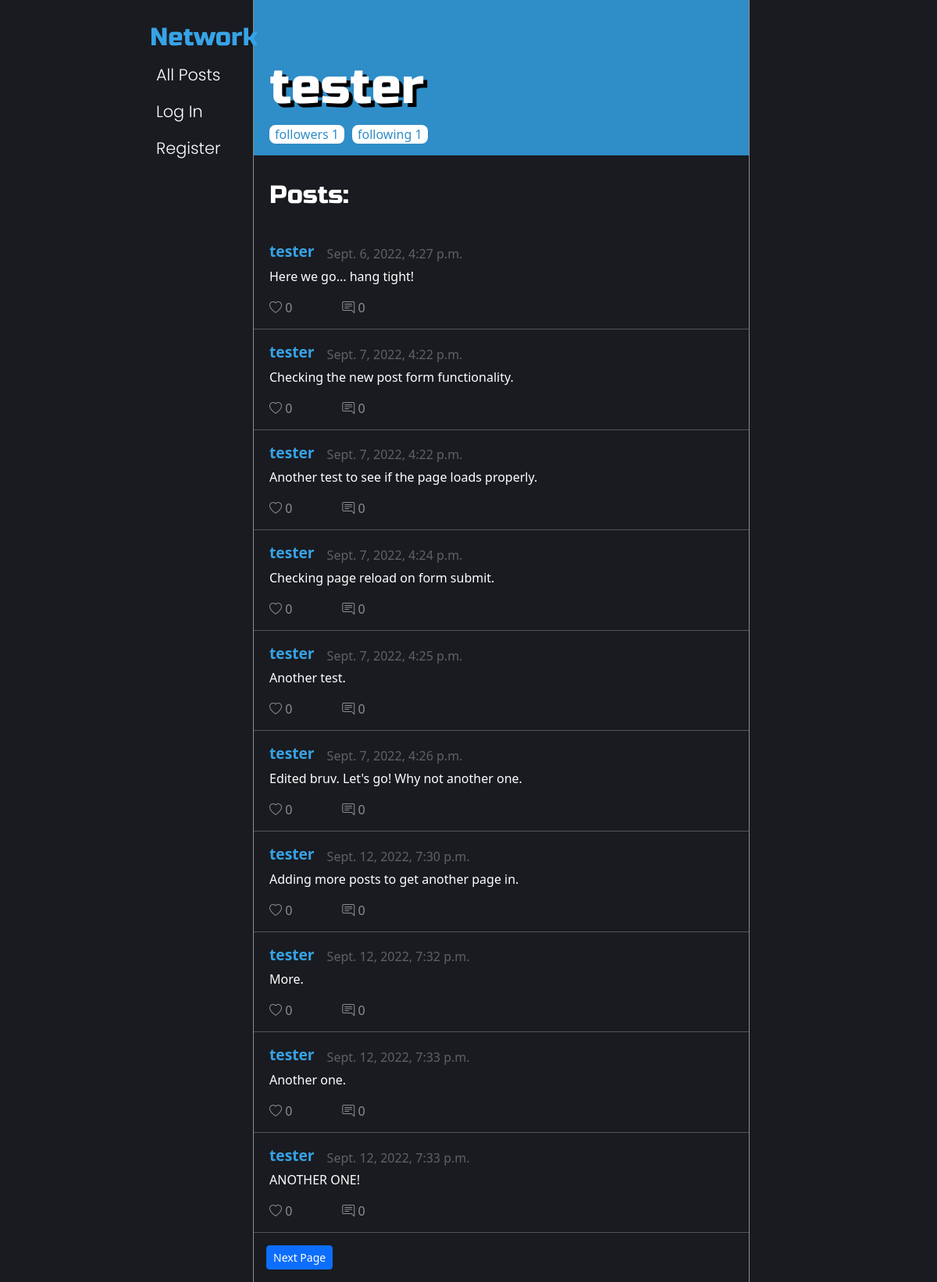
/user/tester, run on the app's committed database.
### network/models.py (models this page shows, shortened)
class User(AbstractUser):
    email = models.EmailField(
        unique=True,
        db_index=True,
        primary_key=True
    )
    username = models.CharField(
        max_length=50,
        unique=True
    )
    password = models.CharField(
        max_length=128
    )
    date_joined = models.DateTimeField(
        default=django.utils.timezone.now
    )
    followers = models.IntegerField(
        default=0
    )
    following = models.IntegerField(
        default=0
    )
    def __str__(self):
        return f"{self.username}"

class Post(models.Model):
    id = models.UUIDField(
        primary_key=True,
        editable=False,
        default=uuid.uuid4,
        verbose_name="Post UUID"
    )
    author = models.ForeignKey(
        'User',
        related_name='Poster',
        on_delete=models.CASCADE,
        db_index=True
    )
    content = models.CharField(
        max_length=280,
    )
    creation_date = models.DateTimeField(
        default=django.utils.timezone.now,
        db_index=True
    )
    likes = models.IntegerField(
        default=0
    )
    comments = models.IntegerField(
        default=0
    )

### network/views.py (the view)
# urls.py: path("user/<str:username>", views.profile_view, name="profile"),
def profile_view(request, username):
    try:
        profile_user = User.objects.get(username=username)
    except User.DoesNotExist:
        return render(request, 'network/apology.html', {
            "error": "User does not exist"
        })
    try:
        if request.user.is_authenticated:
            posts = Post.objects.filter(author=profile_user).order_by('-creation_date').annotate(
                    is_liked=Exists(
                        Like.objects.filter(liker=request.user, liked=OuterRef('pk'))
                    )
                )
        else:
            posts = Post.objects.filter(author=profile_user)
    except DatabaseError:
        return render(request, 'network/apology.html', {
            "error": "Database error occurred!"
        })
    if request.user.is_authenticated:
        is_following = Follow.objects.filter(follower=request.user, followed=profile_user).exists()
    else:
        is_following = False
    paginator = Paginator(posts, 10)
    page_number = request.GET.get('page', 1)
    try:
        page_obj = paginator.page(page_number)
    except InvalidPage:
        return render(request, 'network/profile.html', {
            'profile': profile_user,
            'is_following': is_following,
            'page_error': "Invalid page number!"
        })
    return render(request, 'network/profile.html', {
        'profile': profile_user,
        'is_following': is_following,
        'page_obj': page_obj
    })

### network/templates/network/profile.html (shortened to what this page needs)
{% extends "network/layout.html" %}
{% load static %}
{% block body %}
    <div class="profile-header">
        <div class="profile-title">
            {{ profile.username }}
        </div>
        <div class="profile-stats">
            <div id="followers">
                followers {{ profile.followers }}
            </div>
            <div id="following">
                following {{ profile.following }}
            </div>
        </div>
    </div>
    {% if page_error %}
        <div id="error-message" role="alert" class="alert alert-danger">
            {{ page_error }}
        </div>
    {% else %}
            <div class="page-heading">
                <h2>Posts:</h2>
            </div>
        {% include "network/post_layout.html" %}
    {% endif %}
{% endblock %}

### network/templates/network/layout.html (shortened to what this page needs)
{% load static %}
<!DOCTYPE html>
<html lang="en">
    <head>
        <link href="https://cdn.jsdelivr.net/npm/bootstrap@5.2.0/dist/css/bootstrap.min.css" rel="stylesheet"
>
        <link rel="stylesheet" href="https://cdn.jsdelivr.net/npm/bootstrap-icons@1.9.1/font/bootstrap-icons.css">
        <link href="{% static 'network/styles.css' %}?{% now 'U' %}" rel="stylesheet">
    </head>
    <body>
        <div id="nav-container">
            <nav class="navbar navbar-expand-lg">
                <div>
                <a class="navbar-brand" href="{% url 'index' %}">Network</a>
                <ul class="navbar-nav flex-column">
                    <li class="nav-item">
                    <a class="nav-link" href="{% url 'index' %}">All Posts</a>
                    </li>
                    {% if user.is_authenticated %}
                        <li class="nav-item">
                            <a class="nav-link" href="{% url 'following' %}">Following</a>
                        </li>
                        <li class="nav-item">
                            <a class="nav-link" href="{% url 'logout' %}">Log Out</a>
                        </li>
                    {% else %}
                        <li class="nav-item">
                            <a class="nav-link" href="{% url 'login' %}">Log In</a>
                        </li>
                        <li class="nav-item">
                            <a class="nav-link" href="{% url 'register' %}">Register</a>
                        </li>
                    {% endif %}
                </ul>
                </div>
            </nav>
        </div>
        <div class="page-body">
            <div class="body-container">
                {% block body %}
                {% endblock %}
            </div>
        </div>
    </body>
</html>

### network/templates/network/post_layout.html (shortened to what this page needs)
<div id="posts_container">
    {% for post in page_obj.object_list %}
    <div class="post" data-id="{{ post.id }}">
        <div class="post-header">
            <div class="author">
                <a href="/user/{{ post.author }}">{{ post.author }}</a>
            </div>
            <div class="timestamp">
                {{ post.creation_date }}
            </div>
        </div>
        <div class="content">
            <div class="post-text">
                {{ post.content }}
            </div>
        </div>
        <div class="post-footer">
            <div class="likes">
                {% if post.is_liked %}
                    <span class="like-btn bi-heart-fill"></span> <span class="like-counter">{{ post.likes }}</span>
                {% else %}
                    <span class="like-btn bi-heart"></span> <span class="like-counter">{{ post.likes }}</span>
                {% endif %}
            </div>
            <div class="comments">
                <a href="{% url 'post' post.id %}"><span class="bi-chat-right-text"></span> {{ post.comments }}</a>
            </div>
        </div>
    </div>
    <hr>
    {% endfor %}
    <div id="page-buttons">
        {% if page_obj.has_next %}
        <a href="?page={{ page_obj.next_page_number }}" type="button" class="btn btn-primary btn-sm">Next Page</a>
        {% endif %}
    </div>
</div>

### network/static/network/styles.css (style rules this page uses)
body { background-color: rgb(25, 27, 32); color: white; }
body a { color: white; text-decoration: none; }
#nav-container { max-width: 300px; }
#nav-container .navbar { position: fixed; left: 0; top: 0; margin-left: 16vw; margin-top: 1em; margin-right: 1em; }
#nav-container .navbar .nav-link { color: white; font-size: 1.3rem; }
#nav-container .navbar .navbar-brand { font-family: "Russo One", sans-serif; font-size: 2rem; color: rgb(55, 163, 230); }
#nav-container .navbar .nav-item { display: inline-block; font-family: "Poppins", sans-serif; font-weight: 300; }
.page-body { margin-left: 27vw; margin-right: 20vw; border-left: thin solid white; border-right: thin solid white; border-color: rgba(255, 255, 255, 0.5); min-height: 100vh; }
.page-body .page-heading { font-family: "Russo One", sans-serif; padding-top: 2em; padding-left: 20px; margin-bottom: 1.5em; }
#posts_container hr { padding: 0; margin: 0; }
#posts_container .post { padding: 15px 20px; }
#posts_container .post .post-header { display: flex; align-items: flex-end; }
#posts_container .post .post-header .author { font-size: 1.2em; font-weight: 700; }
#posts_container .post .post-header .author a { color: rgb(55, 163, 230); }
#posts_container .post .post-header .timestamp { font-size: 1em; font-weight: 100; margin-left: 1em; opacity: 0.3; }
#posts_container .post .content { margin-top: 0.3em; }
#posts_container .post .post-footer { display: flex; align-items: flex-end; margin-top: 1em; opacity: 0.5; }
#posts_container .post .post-footer .comments, #posts_container .post .post-footer .edit-btn { margin-left: 4em; }
#posts_container #page-buttons { padding: 1em; display: flex; justify-content: space-between; }
.profile-header { margin: 0; padding-top: 4rem; padding-left: 20px; background-color: rgb(47, 141, 199); }
.profile-header .profile-title { font-family: "Russo One", sans-serif; font-size: 4em; text-shadow: 5px 5px black; }
.profile-header .profile-stats { display: flex; align-items: center; padding-bottom: 15px; }
.profile-header #followers, .profile-header #following { background-color: white; color: rgb(47, 141, 199); border-radius: 8px; padding: 0 7px; }
.profile-header #following { margin-left: 10px; }

### data on the page
User: username "tester", followers "1", following "1"
Post: author "tester", creation_date "Sept. 6, 2022, 4:27 p.m.", content "Here we go... hang tight!", likes "0", comments "0"
Post: author "tester", creation_date "Sept. 7, 2022, 4:22 p.m.", content "Checking the new post form functionality.", likes "0", comments "0"
Post: author "tester", creation_date "Sept. 7, 2022, 4:22 p.m.", content "Another test to see if the page loads properly.", likes "0", comments "0"
Post: author "tester", creation_date "Sept. 7, 2022, 4:24 p.m.", content "Checking page reload on form submit.", likes "0", comments "0"
Post: author "tester", creation_date "Sept. 7, 2022, 4:25 p.m.", content "Another test.", likes "0", comments "0"
Post: author "tester", creation_date "Sept. 7, 2022, 4:26 p.m.", content "Edited bruv. Let's go! Why not another one.", likes "0", comments "0"
Post: author "tester", creation_date "Sept. 12, 2022, 7:30 p.m.", content "Adding more posts to get another page in.", likes "0", comments "0"
Post: author "tester", creation_date "Sept. 12, 2022, 7:32 p.m.", content "More.", likes "0", comments "0"
Post: author "tester", creation_date "Sept. 12, 2022, 7:33 p.m.", content "Another one.", likes "0", comments "0"
Post: author "tester", creation_date "Sept. 12, 2022, 7:33 p.m.", content "ANOTHER ONE!", likes "0", comments "0"
